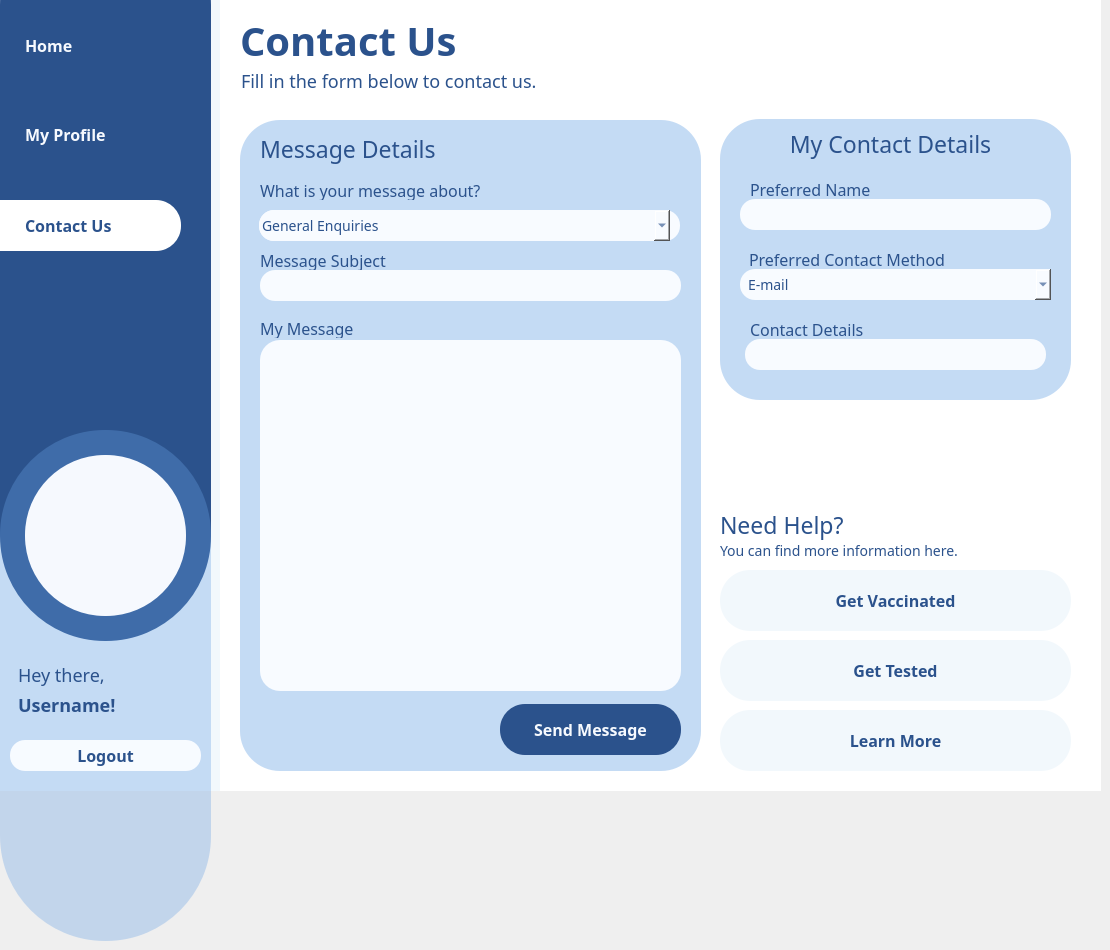
    <widget class="QWidget" name="userContact">
     <widget class="QFrame" name="userProfileBlueMenuBarCP">
      <property name="geometry">
       <rect>
        <x>0</x>
        <y>-100</y>
        <width>211</width>
        <height>741</height>
       </rect>
      </property>
      <property name="styleSheet">
       <string notr="true"> background: #2B528C;
border-radius: 105px;</string>
      </property>
      <property name="frameShape">
       <enum>QFrame::StyledPanel</enum>
      </property>
      <property name="frameShadow">
       <enum>QFrame::Raised</enum>
      </property>
      <widget class="QPushButton" name="pbHomeCP">
       <property name="geometry">
        <rect>
         <x>-30</x>
         <y>120</y>
         <width>211</width>
         <height>51</height>
        </rect>
       </property>
       <property name="font">
        <font>
         <family>Arial Rounded MT Bold</family>
         <pointsize>-1</pointsize>
         <weight>62</weight>
         <bold>true</bold>
        </font>
       </property>
       <property name="styleSheet">
        <string notr="true">QPushButton{
background: #2B528C;
font-weight: 500;
border-radius: 25px;
color:  rgba(248, 251, 255, 0.99);
border-color: rgba(104, 160, 229, 0.33);
font-size: 16px; 
padding-left:55px;
text-align:left;
}
QPushButton:hover
{
background:  rgba(248, 251, 255, 0.12);
}</string>
       </property>
       <property name="text">
        <string>Home</string>
       </property>
      </widget>
      <widget class="QPushButton" name="pbProfileCP">
       <property name="geometry">
        <rect>
         <x>-30</x>
         <y>209</y>
         <width>211</width>
         <height>51</height>
        </rect>
       </property>
       <property name="font">
        <font>
         <family>Arial Rounded MT Bold</family>
         <pointsize>-1</pointsize>
         <weight>62</weight>
         <bold>true</bold>
        </font>
       </property>
       <property name="styleSheet">
        <string notr="true">QPushButton{
background: #2B528C;
font-weight: 500;
border-radius: 25px;
color:  rgba(248, 251, 255, 0.99);
border-color: rgba(104, 160, 229, 0.33);
font-size: 16px; 
padding-left:55px;
text-align:left;
}
QPushButton:hover
{
background:  rgba(248, 251, 255, 0.12);
}</string>
       </property>
       <property name="text">
        <string>My Profile</string>
       </property>
      </widget>
      <widget class="QPushButton" name="pbContactCP">
       <property name="geometry">
        <rect>
         <x>-30</x>
         <y>300</y>
         <width>211</width>
         <height>51</height>
        </rect>
       </property>
       <property name="font">
        <font>
         <family>Arial Rounded MT Bold</family>
         <pointsize>-1</pointsize>
         <weight>62</weight>
         <bold>true</bold>
        </font>
       </property>
       <property name="styleSheet">
        <string notr="true">QPushButton{
color: #2B528C;
font-weight: 500;
border-radius: 25px;
background:  white;
font-size: 16px; 
padding-left:55px;
text-align:left;
}
QPushButton:hover
{

}</string>
       </property>
       <property name="text">
        <string>Contact Us</string>
       </property>
      </widget>
     </widget>
     <widget class="QLabel" name="userHomeWhiteBackgroundCP">
      <property name="geometry">
       <rect>
        <x>0</x>
        <y>0</y>
        <width>1101</width>
        <height>791</height>
       </rect>
      </property>
      <property name="styleSheet">
       <string notr="true">background: #F2F8FC;</string>
      </property>
      <property name="text">
       <string/>
      </property>
     </widget>
     <widget class="QFrame" name="userHomeDisplayFrameCP">
      <property name="geometry">
       <rect>
        <x>220</x>
        <y>0</y>
        <width>881</width>
        <height>791</height>
       </rect>
      </property>
      <property name="styleSheet">
       <string notr="true">background: white;</string>
      </property>
      <property name="frameShape">
       <enum>QFrame::NoFrame</enum>
      </property>
      <property name="frameShadow">
       <enum>QFrame::Raised</enum>
      </property>
      <widget class="QLabel" name="homeSubHeadingCP">
       <property name="geometry">
        <rect>
         <x>21</x>
         <y>55</y>
         <width>481</width>
         <height>51</height>
        </rect>
       </property>
       <property name="font">
        <font>
         <family>Avenir Next</family>
         <pointsize>-1</pointsize>
         <weight>25</weight>
         <bold>false</bold>
        </font>
       </property>
       <property name="styleSheet">
        <string notr="true">font-weight: 200;
font-size: 18px;
color: #2B528C;
background: rgba(104, 160, 229, 0.00);
</string>
       </property>
       <property name="text">
        <string>Fill in the form below to contact us.</string>
       </property>
      </widget>
      <widget class="QLabel" name="homeTitleCP">
       <property name="geometry">
        <rect>
         <x>20</x>
         <y>15</y>
         <width>511</width>
         <height>50</height>
        </rect>
       </property>
       <property name="font">
        <font>
         <family>Arial Rounded MT Bold</family>
         <pointsize>-1</pointsize>
         <weight>62</weight>
         <bold>true</bold>
        </font>
       </property>
       <property name="styleSheet">
        <string notr="true">font-weight: 500;
font-size: 40px;
color:#2B528C;
background: rgba(104, 160, 229, 0.00);
</string>
       </property>
       <property name="text">
        <string>Contact Us</string>
       </property>
      </widget>
      <widget class="QFrame" name="userInfoFrameCP">
       <property name="geometry">
        <rect>
         <x>500</x>
         <y>119</y>
         <width>351</width>
         <height>281</height>
        </rect>
       </property>
       <property name="styleSheet">
        <string notr="true">background: #C4DBF4;
border-radius: 40px;</string>
       </property>
       <property name="frameShape">
        <enum>QFrame::StyledPanel</enum>
       </property>
       <property name="frameShadow">
        <enum>QFrame::Raised</enum>
       </property>
       <widget class="QLabel" name="labelContactCP">
        <property name="geometry">
         <rect>
          <x>20</x>
          <y>10</y>
          <width>301</width>
          <height>30</height>
         </rect>
        </property>
        <property name="font">
         <font>
          <family>Arial Rounded MT Bold</family>
          <pointsize>-1</pointsize>
          <weight>25</weight>
          <bold>false</bold>
         </font>
        </property>
        <property name="styleSheet">
         <string notr="true">font-weight: 200;
font-size: 23px;
color:#2B528C;
background: rgba(254, 206, 103, 0.00);</string>
        </property>
        <property name="text">
         <string>My Contact Details</string>
        </property>
        <property name="alignment">
         <set>Qt::AlignCenter</set>
        </property>
       </widget>
       <widget class="QLabel" name="labelPreferredNameCP">
        <property name="geometry">
         <rect>
          <x>30</x>
          <y>60</y>
          <width>331</width>
          <height>20</height>
         </rect>
        </property>
        <property name="font">
         <font>
          <family>Avenir Next</family>
          <pointsize>-1</pointsize>
          <weight>25</weight>
          <bold>false</bold>
         </font>
        </property>
        <property name="styleSheet">
         <string notr="true">font-weight: 200;
font-size: 16px;
color:#2B528C;
background: rgba(254, 206, 103, 0.00);

</string>
        </property>
        <property name="text">
         <string>Preferred Name</string>
        </property>
       </widget>
       <widget class="QLabel" name="labelPreferredContactCP">
        <property name="geometry">
         <rect>
          <x>29</x>
          <y>130</y>
          <width>331</width>
          <height>20</height>
         </rect>
        </property>
        <property name="font">
         <font>
          <family>Avenir Next</family>
          <pointsize>-1</pointsize>
          <weight>25</weight>
          <bold>false</bold>
         </font>
        </property>
        <property name="styleSheet">
         <string notr="true">font-weight: 200;
font-size: 16px;
color:#2B528C;
background: rgba(254, 206, 103, 0.00);

</string>
        </property>
        <property name="text">
         <string>Preferred Contact Method</string>
        </property>
       </widget>
       <widget class="QLineEdit" name="editPreferredNameCP">
        <property name="geometry">
         <rect>
          <x>20</x>
          <y>80</y>
          <width>311</width>
          <height>31</height>
         </rect>
        </property>
        <property name="styleSheet">
         <string notr="true">QLineEdit
{background: #F8FBFF;
border-radius: 15;
border-color: rgba(104, 160, 229, 0.33);
color: #2B528C;
font-size: 14px; 
padding-left: 3px;}</string>
        </property>
       </widget>
       <widget class="QLabel" name="labelPreferredContactDetailCP">
        <property name="geometry">
         <rect>
          <x>30</x>
          <y>200</y>
          <width>281</width>
          <height>20</height>
         </rect>
        </property>
        <property name="font">
         <font>
          <family>Avenir Next</family>
          <pointsize>-1</pointsize>
          <weight>25</weight>
          <bold>false</bold>
         </font>
        </property>
        <property name="styleSheet">
         <string notr="true">font-weight: 200;
font-size: 16px;
color:#2B528C;
background: rgba(254, 206, 103, 0.00);

</string>
        </property>
        <property name="text">
         <string>Contact Details</string>
        </property>
       </widget>
       <widget class="QLineEdit" name="editPreferredContactCP">
        <property name="geometry">
         <rect>
          <x>25</x>
          <y>220</y>
          <width>301</width>
          <height>31</height>
         </rect>
        </property>
        <property name="styleSheet">
         <string notr="true">QLineEdit
{background: #F8FBFF;
border-radius: 15;
border-color: rgba(104, 160, 229, 0.33);
color: #2B528C;
font-size: 14px; 
padding-left: 3px;}</string>
        </property>
       </widget>
       <widget class="QComboBox" name="cbContactMethodCP">
        <property name="geometry">
         <rect>
          <x>20</x>
          <y>150</y>
          <width>311</width>
          <height>31</height>
         </rect>
        </property>
        <property name="font">
         <font>
          <family>Avenir Next</family>
          <pointsize>-1</pointsize>
         </font>
        </property>
        <property name="styleSheet">
         <string notr="true">QComboBox
{background: #F8FBFF;
border-radius: 15;
border-color: rgba(104, 160, 229, 0.33);
color: #2B528C;
font-size: 14px; 
padding-left: 8px;}</string>
        </property>
        <item>
         <property name="text">
          <string>E-mail</string>
         </property>
        </item>
        <item>
         <property name="text">
          <string>Phone Call</string>
         </property>
        </item>
        <item>
         <property name="text">
          <string>Text Message</string>
         </property>
        </item>
       </widget>
      </widget>
      <widget class="QFrame" name="userMedicalFrameCP">
       <property name="geometry">
        <rect>
         <x>20</x>
         <y>120</y>
         <width>461</width>
         <height>651</height>
        </rect>
       </property>
       <property name="font">
        <font>
         <family>Avenir Next</family>
        </font>
       </property>
       <property name="styleSheet">
        <string notr="true">background: #C4DBF4;
border-radius: 40px;</string>
       </property>
       <property name="frameShape">
        <enum>QFrame::StyledPanel</enum>
       </property>
       <property name="frameShadow">
        <enum>QFrame::Raised</enum>
       </property>
       <widget class="QLabel" name="labelMedicalInfoCP">
        <property name="geometry">
         <rect>
          <x>20</x>
          <y>14</y>
          <width>431</width>
          <height>30</height>
         </rect>
        </property>
        <property name="font">
         <font>
          <family>Arial Rounded MT Bold</family>
          <pointsize>-1</pointsize>
          <weight>25</weight>
          <bold>false</bold>
         </font>
        </property>
        <property name="styleSheet">
         <string notr="true">font-weight: 200;
font-size: 23px;
color:#2B528C;
background: rgba(254, 206, 103, 0.00);</string>
        </property>
        <property name="text">
         <string>Message Details</string>
        </property>
        <property name="alignment">
         <set>Qt::AlignLeading|Qt::AlignLeft|Qt::AlignVCenter</set>
        </property>
       </widget>
       <widget class="QLabel" name="labelAboutMessageCP">
        <property name="geometry">
         <rect>
          <x>20</x>
          <y>60</y>
          <width>331</width>
          <height>20</height>
         </rect>
        </property>
        <property name="font">
         <font>
          <family>Avenir Next</family>
          <pointsize>-1</pointsize>
          <weight>25</weight>
          <bold>false</bold>
         </font>
        </property>
        <property name="styleSheet">
         <string notr="true">font-weight: 200;
font-size: 16px;
color:#2B528C;
background: rgba(254, 206, 103, 0.00);

</string>
        </property>
        <property name="text">
         <string>What is your message about?</string>
        </property>
       </widget>
       <widget class="QLabel" name="labelMessageSubjectCP">
        <property name="geometry">
         <rect>
          <x>20</x>
          <y>130</y>
          <width>331</width>
          <height>20</height>
         </rect>
        </property>
        <property name="font">
         <font>
          <family>Avenir Next</family>
          <pointsize>-1</pointsize>
          <weight>25</weight>
          <bold>false</bold>
         </font>
        </property>
        <property name="styleSheet">
         <string notr="true">font-weight: 200;
font-size: 16px;
color:#2B528C;
background: rgba(254, 206, 103, 0.00);

</string>
        </property>
        <property name="text">
         <string>Message Subject</string>
        </property>
       </widget>
       <widget class="QLabel" name="labelMessageDetailsCP">
        <property name="geometry">
         <rect>
          <x>20</x>
          <y>198</y>
          <width>331</width>
          <height>20</height>
         </rect>
        </property>
        <property name="font">
         <font>
          <family>Avenir Next</family>
          <pointsize>-1</pointsize>
          <weight>25</weight>
          <bold>false</bold>
         </font>
        </property>
        <property name="styleSheet">
         <string notr="true">font-weight: 200;
font-size: 16px;
color:#2B528C;
background: rgba(254, 206, 103, 0.00);

</string>
        </property>
        <property name="text">
         <string>My Message</string>
        </property>
       </widget>
       <widget class="QPlainTextEdit" name="editReportDetailsCP">
        <property name="geometry">
         <rect>
          <x>20</x>
          <y>220</y>
          <width>421</width>
          <height>351</height>
         </rect>
        </property>
        <property name="styleSheet">
         <string notr="true">background: #F8FBFF;
border-radius: 20;
border-color: rgba(104, 160, 229, 0.33);
color: #2B528C;
font-size: 14px; 
padding-left: 5px;</string>
        </property>
       </widget>
       <widget class="QLineEdit" name="editReportSubjectCP">
        <property name="geometry">
         <rect>
          <x>20</x>
          <y>150</y>
          <width>421</width>
          <height>31</height>
         </rect>
        </property>
        <property name="styleSheet">
         <string notr="true">QLineEdit
{background: #F8FBFF;
border-radius: 15;
border-color: rgba(104, 160, 229, 0.33);
color: #2B528C;
font-size: 14px; 
padding-left: 3px;}</string>
        </property>
       </widget>
       <widget class="QPushButton" name="pbSendMessageCP">
        <property name="geometry">
         <rect>
          <x>260</x>
          <y>584</y>
          <width>181</width>
          <height>51</height>
         </rect>
        </property>
        <property name="font">
         <font>
          <family>Arial Rounded MT Bold</family>
          <pointsize>-1</pointsize>
          <weight>62</weight>
          <bold>true</bold>
         </font>
        </property>
        <property name="styleSheet">
         <string notr="true">QPushButton{
background: #2B528C;
font-weight: 500;
border-radius: 25px;
color:  rgba(248, 251, 255, 0.99);
border-color: rgba(104, 160, 229, 0.33);
font-size: 16px; 
}
QPushButton:hover{
background: rgba(104, 160, 229, 0.88);}</string>
        </property>
        <property name="text">
         <string>Send Message</string>
        </property>
       </widget>
       <widget class="QFrame" name="frame">
        <property name="geometry">
         <rect>
          <x>19</x>
          <y>90</y>
          <width>421</width>
          <height>31</height>
         </rect>
        </property>
        <property name="styleSheet">
         <string notr="true">QFrame
{background: #F8FBFF;
border-radius: 15;

color: #2B528C;
font-size: 16px; 
padding-left: 3px;}</string>
        </property>
        <property name="frameShape">
         <enum>QFrame::StyledPanel</enum>
        </property>
        <property name="frameShadow">
         <enum>QFrame::Raised</enum>
        </property>
        <widget class="QComboBox" name="cbReportCategoryCP">
         <property name="geometry">
          <rect>
           <x>0</x>
           <y>0</y>
           <width>411</width>
           <height>31</height>
          </rect>
         </property>
         <property name="font">
          <font>
           <family>Avenir Next</family>
           <pointsize>-1</pointsize>
          </font>
         </property>
         <property name="styleSheet">
          <string notr="true">QComboBox
{background: #F8FBFF;
border-radius: 15;
border-color: rgba(104, 160, 229, 0.33);
color: #2B528C;
font-size: 14px; 
padding-left: 3px;}</string>
         </property>
         <item>
          <property name="text">
           <string>General Enquiries</string>
          </property>
         </item>
         <item>
          <property name="text">
           <string>COVID-19 Vaccine</string>
          </property>
         </item>
         <item>
          <property name="text">
           <string>Change/Update Personal Details</string>
          </property>
         </item>
         <item>
          <property name="text">
           <string>My COVID Record Application</string>
          </property>
         </item>
         <item>
          <property name="text">
           <string>Other</string>
          </property>
         </item>
        </widget>
       </widget>
       <zorder>frame</zorder>
       <zorder>editReportSubjectCP</zorder>
       <zorder>editReportDetailsCP</zorder>
       <zorder>labelMedicalInfoCP</zorder>
       <zorder>labelAboutMessageCP</zorder>
       <zorder>labelMessageSubjectCP</zorder>
       <zorder>labelMessageDetailsCP</zorder>
       <zorder>pbSendMessageCP</zorder>
      </widget>
      <widget class="QLabel" name="myVaccinesHeadingCP">
       <property name="geometry">
        <rect>
         <x>500</x>
         <y>510</y>
         <width>410</width>
         <height>30</height>
        </rect>
       </property>
       <property name="font">
        <font>
         <family>Arial Rounded MT Bold</family>
         <pointsize>-1</pointsize>
         <weight>37</weight>
         <bold>false</bold>
        </font>
       </property>
       <property name="styleSheet">
        <string notr="true">font-weight: 300;
font-size: 23px;
color:#2B528C;

</string>
       </property>
       <property name="text">
        <string>Need Help?</string>
       </property>
      </widget>
      <widget class="QPushButton" name="pbGetVaccinatedLinkCP">
       <property name="geometry">
        <rect>
         <x>500</x>
         <y>570</y>
         <width>351</width>
         <height>61</height>
        </rect>
       </property>
       <property name="font">
        <font>
         <family>Quicksand</family>
         <pointsize>-1</pointsize>
         <weight>62</weight>
         <bold>true</bold>
        </font>
       </property>
       <property name="styleSheet">
        <string notr="true">QPushButton{
color: #2B528C;
font-weight: 500;
background: #F2F8FC;
border-radius: 30px;
border-color: rgba(104, 160, 229, 0.33);
font-size: 16px; 
}
QPushButton:hover
{
background: rgba(254, 206, 103, 0.55);
}</string>
       </property>
       <property name="text">
        <string>Get Vaccinated</string>
       </property>
      </widget>
      <widget class="QLabel" name="helpSubHeadingCP">
       <property name="geometry">
        <rect>
         <x>500</x>
         <y>536</y>
         <width>300</width>
         <height>30</height>
        </rect>
       </property>
       <property name="font">
        <font>
         <family>Avenir Next</family>
         <pointsize>-1</pointsize>
         <weight>25</weight>
         <bold>false</bold>
        </font>
       </property>
       <property name="styleSheet">
        <string notr="true">font-weight: 200;
font-size: 14px;
color: #2B528C;
background: rgba(104, 160, 229, 0.00);
</string>
       </property>
       <property name="text">
        <string>You can find more information here.</string>
       </property>
      </widget>
      <widget class="QPushButton" name="pbGetTestedLinkCP">
       <property name="geometry">
        <rect>
         <x>500</x>
         <y>640</y>
         <width>351</width>
         <height>61</height>
        </rect>
       </property>
       <property name="font">
        <font>
         <family>Quicksand</family>
         <pointsize>-1</pointsize>
         <weight>62</weight>
         <bold>true</bold>
        </font>
       </property>
       <property name="styleSheet">
        <string notr="true">QPushButton{
color: #2B528C;
font-weight: 500;
background: #F2F8FC;
border-radius: 30px;
border-color: rgba(104, 160, 229, 0.33);
font-size: 16px; 
}
QPushButton:hover
{
background: rgba(254, 206, 103, 0.55);
}</string>
       </property>
       <property name="text">
        <string>Get Tested</string>
       </property>
      </widget>
      <widget class="QPushButton" name="pbLearnMoreLinkCP">
       <property name="geometry">
        <rect>
         <x>500</x>
         <y>710</y>
         <width>351</width>
         <height>61</height>
        </rect>
       </property>
       <property name="font">
        <font>
         <family>Quicksand</family>
         <pointsize>-1</pointsize>
         <weight>62</weight>
         <bold>true</bold>
        </font>
       </property>
       <property name="styleSheet">
        <string notr="true">QPushButton{
color: #2B528C;
font-weight: 500;
background: #F2F8FC;
border-radius: 30px;
border-color: rgba(104, 160, 229, 0.33);
font-size: 16px; 
}
QPushButton:hover
{
background: rgba(254, 206, 103, 0.55);
}</string>
       </property>
       <property name="text">
        <string>Learn More</string>
       </property>
      </widget>
      <widget class="QLabel" name="labelLink1CP">
       <property name="geometry">
        <rect>
         <x>800</x>
         <y>659</y>
         <width>21</width>
         <height>21</height>
        </rect>
       </property>
       <property name="font">
        <font>
         <family>Avenir Next</family>
         <pointsize>-1</pointsize>
         <weight>25</weight>
         <bold>false</bold>
        </font>
       </property>
       <property name="styleSheet">
        <string notr="true">font-weight: 200;
font-size: 10px;
color: #2B528C;
background: rgba(104, 160, 229, 0.00);
</string>
       </property>
       <property name="text">
        <string/>
       </property>
       <property name="scaledContents">
        <bool>true</bool>
       </property>
      </widget>
      <widget class="QLabel" name="labelLink2CP">
       <property name="geometry">
        <rect>
         <x>800</x>
         <y>589</y>
         <width>21</width>
         <height>21</height>
        </rect>
       </property>
       <property name="font">
        <font>
         <family>Avenir Next</family>
         <pointsize>-1</pointsize>
         <weight>25</weight>
         <bold>false</bold>
        </font>
       </property>
       <property name="styleSheet">
        <string notr="true">font-weight: 200;
font-size: 10px;
color: #2B528C;
background: rgba(104, 160, 229, 0.00);
</string>
       </property>
       <property name="text">
        <string/>
       </property>
       <property name="scaledContents">
        <bool>true</bool>
       </property>
      </widget>
      <widget class="QLabel" name="labelLink3CP">
       <property name="geometry">
        <rect>
         <x>800</x>
         <y>729</y>
         <width>21</width>
         <height>21</height>
        </rect>
       </property>
       <property name="font">
        <font>
         <family>Avenir Next</family>
         <pointsize>-1</pointsize>
         <weight>25</weight>
         <bold>false</bold>
        </font>
       </property>
       <property name="styleSheet">
        <string notr="true">font-weight: 200;
font-size: 10px;
color: #2B528C;
background: rgba(104, 160, 229, 0.00);
</string>
       </property>
       <property name="text">
        <string/>
       </property>
       <property name="scaledContents">
        <bool>true</bool>
       </property>
      </widget>
     </widget>
     <widget class="QFrame" name="userHomeHelloBarCP">
      <property name="geometry">
       <rect>
        <x>0</x>
        <y>430</y>
        <width>211</width>
        <height>511</height>
       </rect>
      </property>
      <property name="styleSheet">
       <string notr="true">background: rgba(104, 160, 229, 0.33);
border-radius: 105px;</string>
      </property>
      <property name="frameShape">
       <enum>QFrame::StyledPanel</enum>
      </property>
      <property name="frameShadow">
       <enum>QFrame::Raised</enum>
      </property>
      <widget class="QLabel" name="showUserPictureCP">
       <property name="geometry">
        <rect>
         <x>25</x>
         <y>25</y>
         <width>161</width>
         <height>161</height>
        </rect>
       </property>
       <property name="styleSheet">
        <string notr="true">background: rgba(248, 251, 255, 0.99);
border-radius: 80px;</string>
       </property>
       <property name="text">
        <string/>
       </property>
       <property name="scaledContents">
        <bool>true</bool>
       </property>
       <property name="alignment">
        <set>Qt::AlignCenter</set>
       </property>
      </widget>
      <widget class="QLabel" name="labelUserNameCP">
       <property name="geometry">
        <rect>
         <x>18</x>
         <y>259</y>
         <width>191</width>
         <height>31</height>
        </rect>
       </property>
       <property name="font">
        <font>
         <family>Arial Rounded MT Bold</family>
         <pointsize>-1</pointsize>
         <weight>62</weight>
         <bold>true</bold>
        </font>
       </property>
       <property name="styleSheet">
        <string notr="true">color: #2B528C;
font-weight: 500;
font-size: 18px;
background: rgba(104, 160, 229, 0.00);</string>
       </property>
       <property name="text">
        <string>Username!</string>
       </property>
      </widget>
      <widget class="QLabel" name="labelHeyThereCP">
       <property name="geometry">
        <rect>
         <x>18</x>
         <y>229</y>
         <width>101</width>
         <height>31</height>
        </rect>
       </property>
       <property name="font">
        <font>
         <family>Avenir Next</family>
         <pointsize>-1</pointsize>
         <weight>50</weight>
         <bold>false</bold>
        </font>
       </property>
       <property name="styleSheet">
        <string notr="true">color: #2B528C;
font-weight: 400;
font-size: 18px;
background: rgba(104, 160, 229, 0.00);</string>
       </property>
       <property name="text">
        <string>Hey there,</string>
       </property>
      </widget>
      <widget class="QPushButton" name="pbLogoutCP">
       <property name="geometry">
        <rect>
         <x>10</x>
         <y>310</y>
         <width>191</width>
         <height>31</height>
        </rect>
       </property>
       <property name="font">
        <font>
         <family>Arial Rounded MT Bold</family>
         <pointsize>-1</pointsize>
         <weight>62</weight>
         <bold>true</bold>
        </font>
       </property>
       <property name="styleSheet">
        <string notr="true">QPushButton{
color: #2B528C;
font-weight: 500;
border-radius: 15px;
background:  rgba(248, 251, 255, 0.99);
font-size: 16px; 
}
QPushButton:hover
{
background:  rgba(248, 251, 255, 0.55);
border-color: rgba(104, 160, 229, 0.88);
font-size: 16px;
color: #2B528C;
}</string>
       </property>
       <property name="text">
        <string>Logout</string>
       </property>
      </widget>
     </widget>
     <zorder>userHomeWhiteBackgroundCP</zorder>
     <zorder>userProfileBlueMenuBarCP</zorder>
     <zorder>userHomeDisplayFrameCP</zorder>
     <zorder>userHomeHelloBarCP</zorder>
    </widget>
